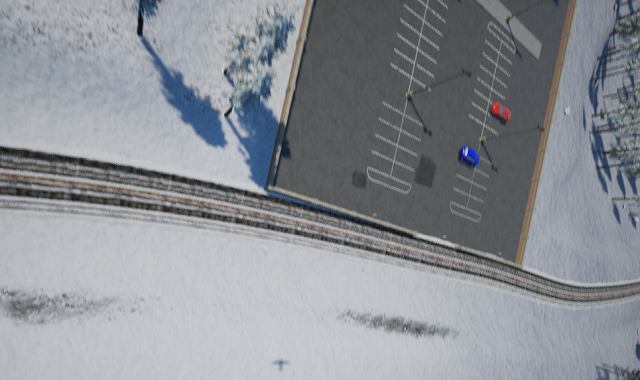
#> input picture all_opencv/img.png, 640 x 380 px
$ python ans2.py
#> lines starting #> are read from the running program, lines starting #| are printed output that depends on the picture; after the words box and inside, x2 and y2 are one past the last pixel; in counts of white or black regions, pixels touching at a corner belong together
import cv2
import numpy as np
import pandas as pd

import math
from dataclasses import dataclass

@dataclass
class TelemetryRecord:
    X:float
    Z:float
    H:float
    Yaw:float
    Pitch:float
    Roll:float
    ObjectHeight:float

IMG_WIDTH=640
IMG_HEIGHT=380

from math import cos,sin

class SpatialEstimator:
    def __init__(self, ph=3.9e-06, pw=4.6e-06, f=0.1, resolution=(640, 380), object_Z=0):
        """
        Инициализация параметров камеры и объекта.
        :param ph: Высота пикселя (м).
        :param pw: Ширина пикселя (м).
        :param f: Фокусное расстояние (м).
        :param resolution: Кортеж (ширина, высота) изображения.
        :param object_Z: Известная Z-координата объекта в мировых координатах.
        """
        self.ph = ph
        self.pw = pw
        self.f = f
        self.resolution = resolution
        self.object_Z = object_Z
    def load_telemetry(self,path):
#> called with path = 'Telemetry.csv'
        return TelemetryRecord(*map(float,open(path).read().split('\n')[1].split(',')))
#> (reads all_opencv/Telemetry.csv from the repository)
    def rotation_matrix(self,telemetry):
        y,p,r = -telemetry.Yaw,telemetry.Pitch,telemetry.Roll
        y,p,r=map(math.radians,(y,p,r))
        R_z=np.array([
            [cos(y),-sin(y),0,],
            [sin(y),cos(y),0],
            [0,0,1]
        ]) # R_z
        R_y=np.array([
            [cos(p),0,sin(p)],
            [0,1,0],
            [-sin(p),0,cos(p)]
        ]) #R_x
        R_x=np.array([
            [1,0,0],
            [0,cos(r),-sin(r)],
            [0,sin(r),cos(r)]
        ]) #R_y
        R=np.dot(np.dot(R_z,R_y),R_x)
        return (R)

    def convert(self,x,y,telemetry):
        h=telemetry.H-telemetry.ObjectHeight
        k=h/self.f
        return x*k,-y*k
    def get_coords(self, image):
#> called with image = 'img.png'
        image = cv2.imread(image)
#> image is the input picture: shape (380, 640, 3); mean B, G, R 148.9, 143.5, 139.5
        image = cv2.cvtColor(image, cv2.COLOR_BGR2RGB)
        resolution = self.resolution
        lower_mask = np.array([178, 40, 43], dtype="uint8")
        upper_mask = np.array([222, 91, 82], dtype="uint8")
        mask = cv2.inRange(image, lower_mask, upper_mask)
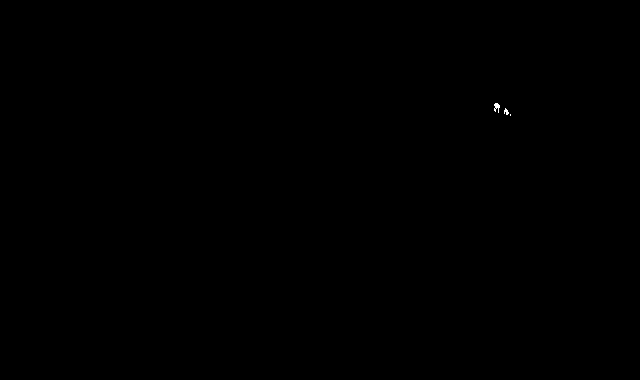
#> mask: shape (380, 640); 0.02% white in thin lines or dots, all inside (x1, y1, x2, y2) = (494, 103, 511, 116)
        blurred_image = cv2.GaussianBlur(mask, (15, 15), 0)
        mom = cv2.moments(blurred_image, 1)
#> mom = moments, m00 543, centre m10/m00, m01/m00 = (501.1, 109.3)
        area = mom['m00']
#> area = 543
        if area < 10:
            return None
        x_moment = mom['m10']
#> x_moment = 272091
        y_moment = mom['m01']
#> y_moment = 59324
        x = int(x_moment / area)
#> x = 501
        y = int(y_moment / area)
#> y = 109
        return x - (resolution[0] / 2), (resolution[1] / 2) - y
    def rotate(self,x,y,telemetry):
        return 0,0,0

    def process(self, telemetry_file, image_file):
        """
        :param telemetry_file: Путь к файлу телеметрии (CSV).
        :param image_file: Путь к файлу изображения.
        :return: Мировые координаты объекта (в виде списка из 3х координат x, y, z) или None, если объект не найден.
        """
        telemetry = self.load_telemetry(telemetry_file)
        pos = self.get_coords(image_file)
#> pos = (181, 81)
        if pos is None:
            return None
        x_img,y_img=pos
#> x_img = 181; y_img = 81
        x_img=x_img*self.pw
#> x_img = 0.000833
        y_img=-y_img*self.ph
#> y_img = -0.000316
        R=self.rotation_matrix(telemetry)
        P=np.dot(R,np.array([[0],[0],[1]]))
        R_cam=(telemetry.H-telemetry.ObjectHeight)/P[2][0]
        d_x=P[0][0]*R_cam
        d_y=P[1][0]*R_cam
        k=R_cam/self.f
        x,z,h=np.dot(R,np.array([[-x_img*k],[y_img*k],[R_cam]]))
#> x = [-103.4]; z = [-46.08]; h = [66.71]
        ans=telemetry.X-x[0],telemetry.Z-z[0],telemetry.ObjectHeight
#> ans = (428.1, 511.6, 17.08)
        if telemetry.ObjectHeight == 17.075479:
#> (the run stopped early here; a loop or call above may not have finished)
